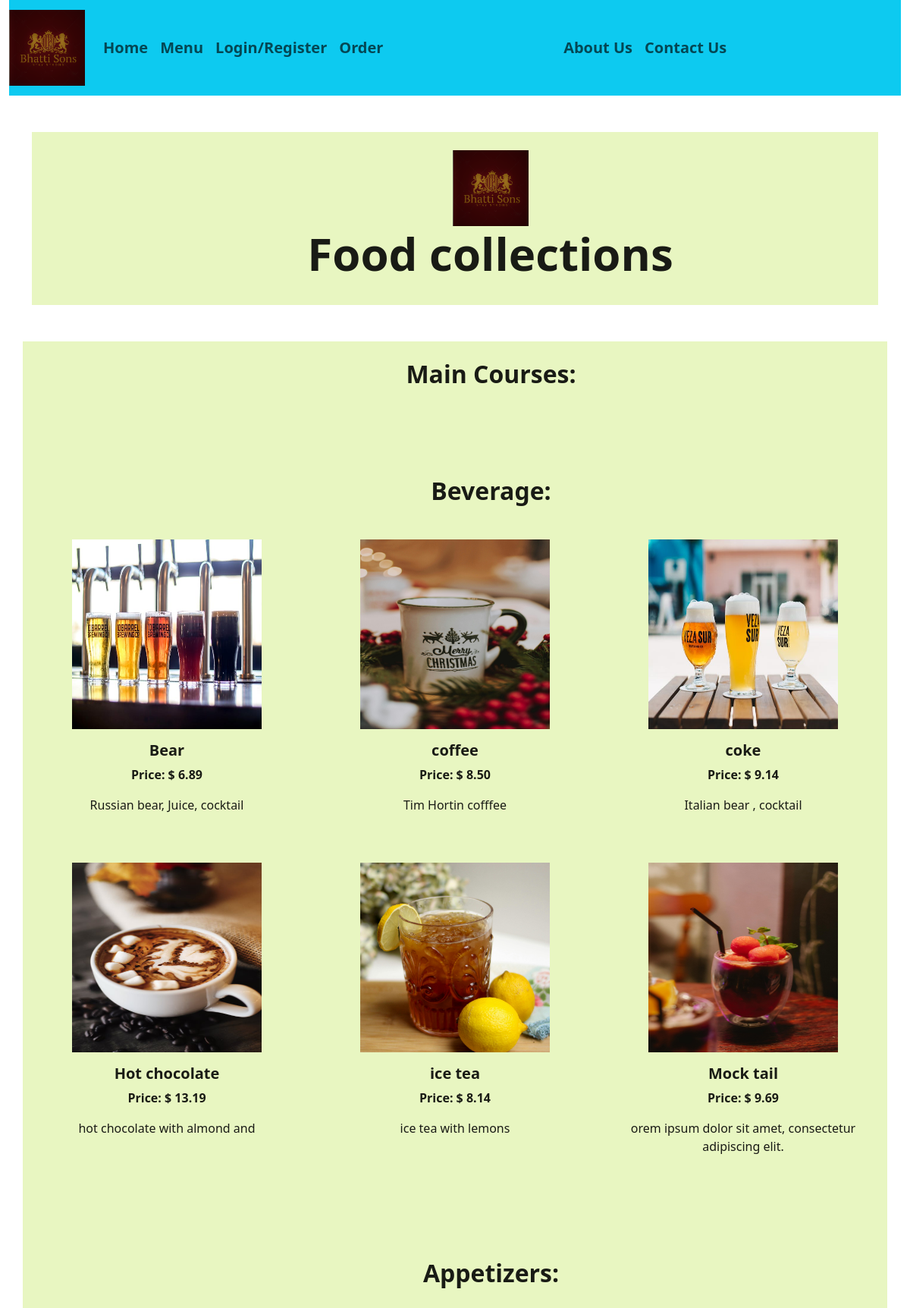
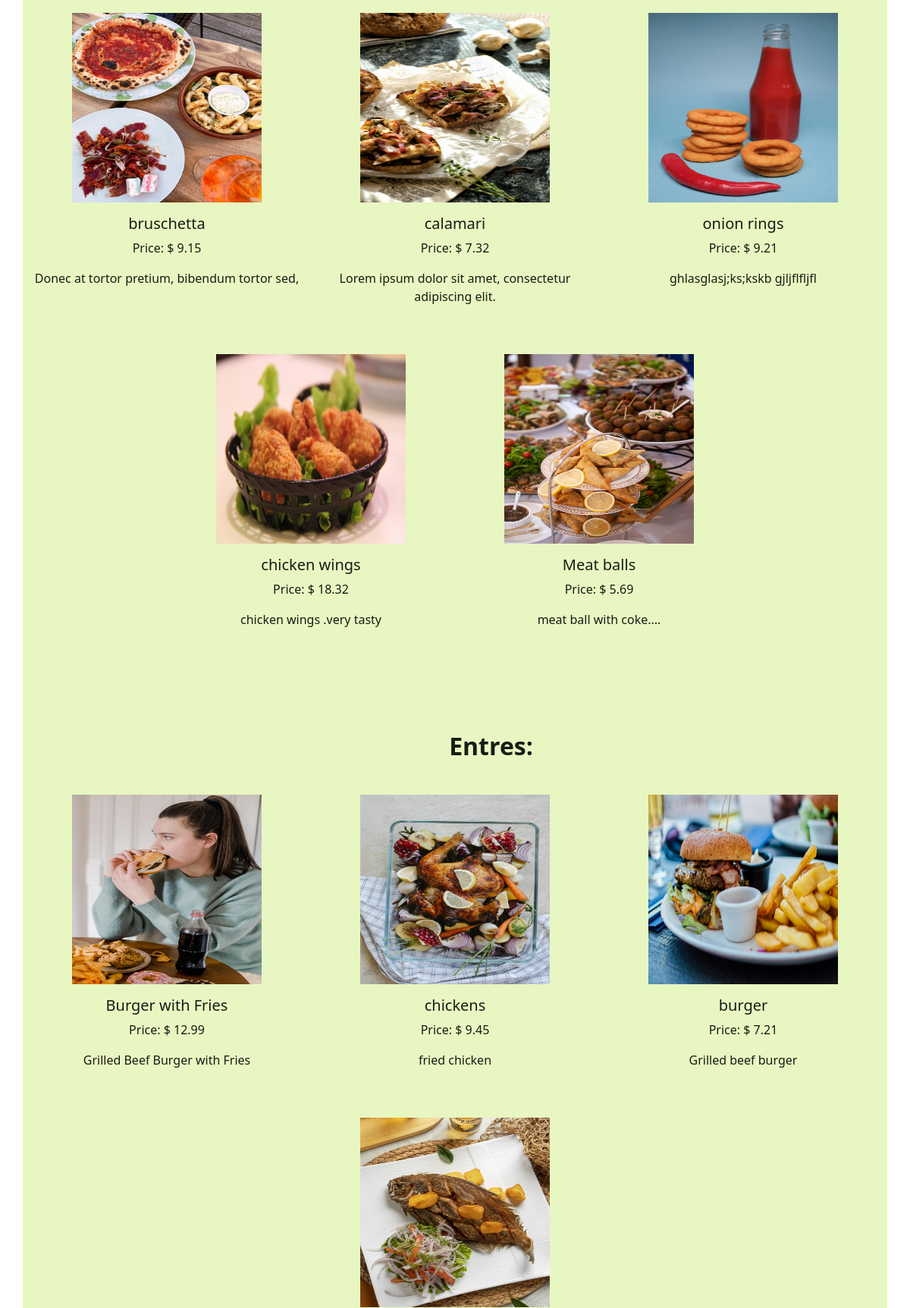
The app's page /menu/ (upper part) with its own data (2 pictures, top to bottom).
### customer/models.py (models this page shows, shortened)
class Item(models.Model):
    name = models.CharField(max_length = 100)
    description = models.TextField()
    image = models.ImageField()
    price = models.DecimalField(max_digits = 5, decimal_places = 2)
    category = models.ManyToManyField('Category', related_name = 'item')

### customer/views.py (the view)
# urls.py: path('menu/', Menu.as_view(), name='menu'),
class Menu(View):
    def get(self, request, *args, **kwargs):
        try:
            appetizers = Item.objects.filter(category__name__contains = 'Appetizer')
            drinks = Item.objects.filter(category__name__contains = 'Drink')
            entres = Item.objects.filter(category__name__contains = 'Entre')
            deserts = Item.objects.filter(category__name__contains = 'Desert')
            takeouts = Item.objects.filter(category__name__contains = 'Takeout')
            context = {}
            if (appetizers.exists() and drinks.exists() and entres.exists() and deserts.exists()):
                print("appetizers, drinks, entres and deserts  are not empty")
                context = {
                    'appetizers': appetizers,
                'entres': entres,
                'deserts': deserts,
                'drinks': drinks,
                }
            else:
                print("One of the categories have no items")
            return render(request, 'customer/menu.html', context)
        except Exception as e:
            print("The error is ", e)

### customer/templates/customer/menu.html (shortened to what this page needs)
<html lang="en">
<head>
</head>
{% extends 'customer/base.html' %}
{% load static %}
{% block content %}
<div>
    <div class="container mb-5">
        <div class="container mb-5" style="background-color:rgba(209, 237, 132, 0.5);  color:rgba(0, 0, 0, 0.892);">
        <div class="row justify-content-center mt-5">
            <div class="col-md-8 col-sm-12 offset-md-1 p-4 text-center">
                <center><img src="{% static 'customer/images/logo.png' %}" alt="what image shows" height="100"
                    width="100">
                </center>
                <h1 style="font-size: 60px"><b>Food collections</b></h1>
            </div>
        </div>
    </div>
</div>
<div class="container mb-5" style="background-color:rgba(209, 237, 132, 0.5);  color:rgba(0, 0, 0, 0.892);">
    <div class="row justify-content-center mt-5">
        <div class="col-md-8 col-sm-12 offset-md-1 p-4 text-center">
            <h2 style="margin-bottom:20px;"><b>Main Courses:</b></h2>
        </div>
    </div>
    <div class="row justify-content-center mt-5">
        <div class="col-md-8 col-sm-12 offset-md-1 p-4 text-center">
            <h2 style="margin-bottom:20px;"><b>Beverage:</b></h2>
        </div>
    </div>
    <div class="row justify-content-center">
        {% for item in drinks %}
        <div class="col-md-4 col-sm-12 text-center mb-5">
            <a class="rounded" href="{% url 'product' item.id %}">
                <img src="{{ item.image.url }}" width="250" height="250" alt="Description of the image">
            </a>
            <h5 class="mt-3"><b>{{ item.name }}</b></h5>
            <p><b>Price: $ {{ item.price }}</b></p>
            <p>{{ item.description }}</p>
        </div>
        {% endfor %}
    </div>
    <div class="row justify-content-center mt-5">
        <div class="col-md-8 col-sm-12 offset-md-1 p-4 text-center">
            <h2 style="margin-bottom:20px;"><b>Appetizers:</b></h2>
        </div>
    </div>
    <div class="row justify-content-center">
        {% for item in appetizers %}
        <div class="col-md-4 col-sm-12 text-center mb-5">
            <a class="rounded" href="{% url 'product' item.id %}">
                <img src="{{ item.image.url }}" width="250" height="250" alt="Description of the image">
            </a>
            <h5 class="mt-3">{{ item.name }}</h5>
            <p>Price: $ {{ item.price }}</p>
            <p>{{ item.description }}</p>
        </div>
        {% endfor %}
    </div>
    <div class="row justify-content-center mt-5">
        <div class="col-md-8 col-sm-12 offset-md-1 p-4 text-center">
            <h2 style="margin-bottom:20px;"><b>  Entres:</b></h2>
        </div>
    </div>
    <div class="row justify-content-center">
        {% for item in entres %}
        <div class="col-md-4 col-sm-12 text-center mb-5">
            <a class="rounded" href="{% url 'product' item.id %}">
                <img src="{{ item.image.url }}" width="250" height="250" alt="Description of the image">
            </a>
            <h5 class="mt-3">{{ item.name }}</h5>
            <p>Price: $ {{ item.price }}</p>
            <p>{{ item.description }}</p>
        </div>
        {% endfor %}
    </div>
</div>
{% endblock content %}

### customer/templates/customer/menu.html (style rules this page uses)
body { background-image: url('/static/customer/images/cream-asian-floral-backgrounds-wallpapers.jpg'); background-repeat: no-repeat; color: rgba(0, 0, 0, 0.882); background-attachment: fixed; background-size: cover; }

### records on screen
Item: image (picture), name "Bear", price "6.89", description "Russian bear, Juice, cocktail"
Item: image (picture), name "coffee", price "8.50", description "Tim Hortin cofffee"
Item: image (picture), name "coke", price "9.14", description "Italian bear , cocktail"
Item: image (picture), name "Hot chocolate", price "13.19", description "hot chocolate with almond and"
Item: image (picture), name "ice tea", price "8.14", description "ice tea with lemons"
Item: image (picture), name "Mock tail", price "9.69", description "orem ipsum dolor sit amet, consectetur adipiscing elit."
Item: image (picture), name "bruschetta", price "9.15", description "Donec at tortor pretium, bibendum tortor sed,"
Item: image (picture), name "calamari", price "7.32", description "Lorem ipsum dolor sit amet, consectetur adipiscing elit."
Item: image (picture), name "onion rings", price "9.21", description "ghlasglasj;ks;kskb gjljflfljfl"
Item: image (picture), name "chicken wings", price "18.32", description "chicken wings .very tasty"
Item: image (picture), name "Meat balls", price "5.69", description "meat ball with coke...."
Item: image (picture), name "Burger with Fries", price "12.99", description "Grilled Beef Burger with Fries"
Item: image (picture), name "chickens", price "9.45", description "fried chicken"
Item: image (picture), name "burger", price "7.21", description "Grilled beef burger"
Item: image (picture)
